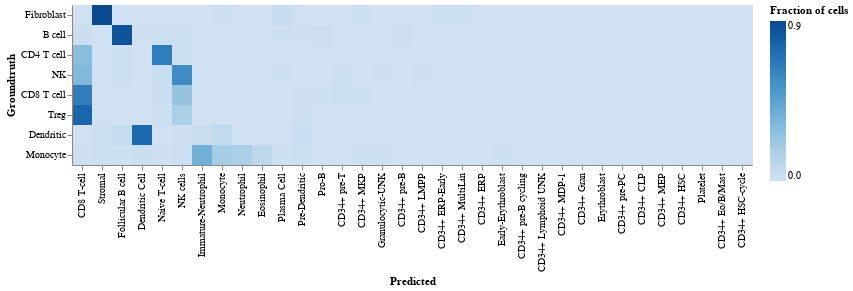

Source (notebook cell):
### Code cell
chart = alt.Chart(melted).mark_rect().encode(
    x=alt.X('Predicted', sort=col_order),
    y=alt.Y('Groundtruth', sort=row_order),
    color=alt.Color('Fraction of cells', scale=alt.Scale(zero=True, scheme='Blues'))
)
chart

### Figure 1 — Vega-Lite specification as saved in the notebook (floating-point values rounded to 4 significant figures; data arrays with more than 128 entries replaced by an {"elided": "..."} marker saying what was removed)
{"config": {"view": {"continuousWidth": 400, "continuousHeight": 300}}, "data": {"name": "data-ae62cc1dbfeac657a3c25b722a948abc"}, "mark": "rect", "encoding": {"color": {"type": "quantitative", "field": "Fraction of cells", "scale": {"scheme": "Blues", "zero": true}}, "x": {"type": "nominal", "field": "Predicted", "sort": ["CD8 T-cell", "Stromal", "Follicular B cell", "Dendritic Cell", "Naive T-cell", "NK cells", "Immature-Neutrophil", "Monocyte", "Neutrophil", "Eosinophil", "Plasma Cell", "Pre-Dendritic", "Pro-B", "CD34+ pre-T", "CD34+ MKP", "Granulocytic-UNK", "CD34+ pre-B", "CD34+ LMPP", "CD34+ ERP-Early", "CD34+ MultiLin", "CD34+ ERP", "Early-Erythroblast", "CD34+ pre-B cycling", "CD34+ Lymphoid UNK", "CD34+ MDP-1", "CD34+ Gran", "Erythroblast", "CD34+ pre-PC", "CD34+ CLP", "CD34+ MEP", "CD34+ HSC", "Platelet", "CD34+ Eo/B/Mast", "CD34+ HSC-cycle"]}, "y": {"type": "nominal", "field": "Groundtruth", "sort": ["Fibroblast", "B cell", "CD4 T cell", "NK", "CD8 T cell", "Treg", "Dendritic", "Monocyte"]}}, "$schema": "https://vega.github.io/schema/vega-lite/v4.8.1.json", "datasets": {"data-ae62cc1dbfeac657a3c25b722a948abc": {"elided": "272 records"}}}
